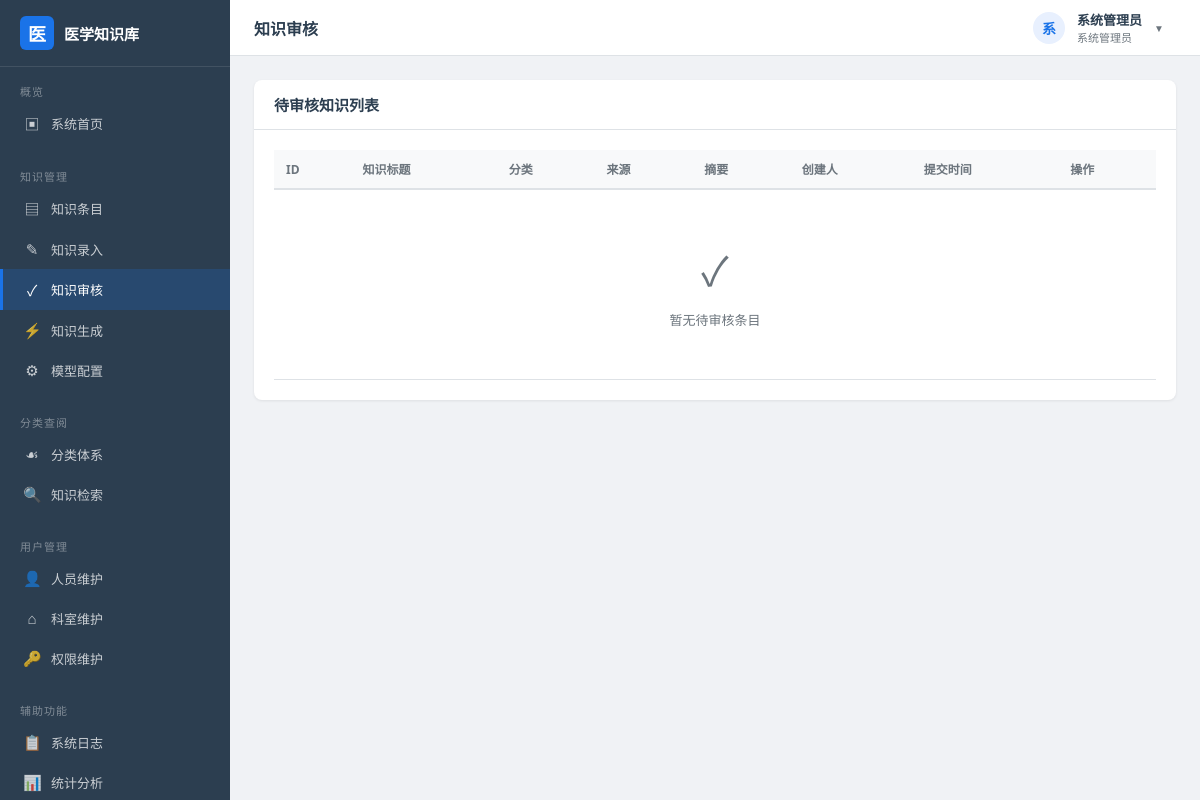
The app's page /knowledge/review (signed in), older data.
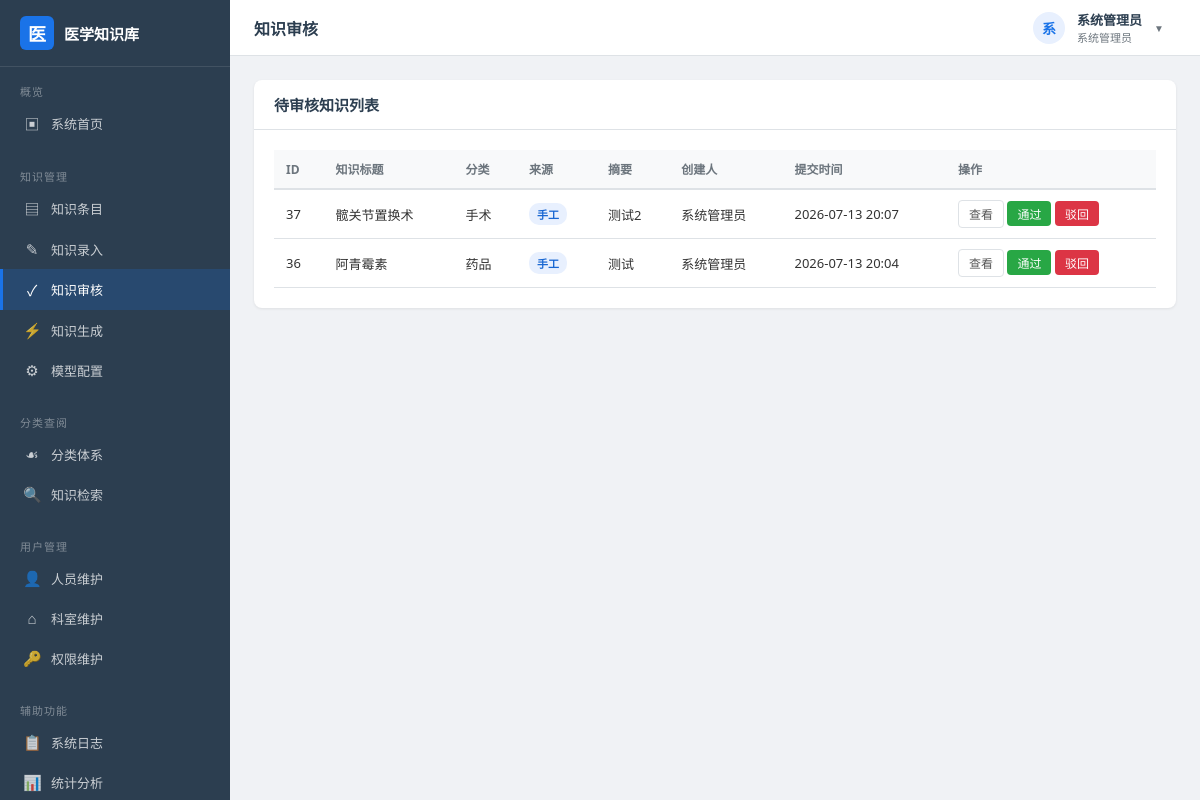
The same page, newer data.
### models.py (models this page shows, shortened)
class KnowledgeEntry(db.Model):
    __tablename__ = "knowledge_entry"
    id = db.Column(db.Integer, primary_key=True, autoincrement=True)
    title = db.Column(db.String(200), nullable=False)
    category_id = db.Column(db.Integer, db.ForeignKey("category.id"), nullable=True)
    summary = db.Column(db.Text, default="")
    definition = db.Column(db.Text, default="")
    etiology = db.Column(db.Text, default="")
    clinical_manifestation = db.Column(db.Text, default="")
    diagnosis = db.Column(db.Text, default="")
    treatment = db.Column(db.Text, default="")
    prevention = db.Column(db.Text, default="")
    references = db.Column(db.Text, default="")
    tags = db.Column(db.String(300), default="")
    source = db.Column(db.String(20), default="manual")
    status = db.Column(db.String(20), default="draft")
    version = db.Column(db.Integer, default=1)
    created_by = db.Column(db.Integer, db.ForeignKey("user.id"), nullable=True)
    reviewed_by = db.Column(db.Integer, db.ForeignKey("user.id"), nullable=True)
    created_at = db.Column(db.DateTime, default=datetime.now)
    updated_at = db.Column(db.DateTime, default=datetime.now, onupdate=datetime.now)
    reviewed_at = db.Column(db.DateTime, nullable=True)
    author = db.relationship("User", foreign_keys=[created_by], backref="authored_entries")
    reviewer = db.relationship("User", foreign_keys=[reviewed_by])

class Category(db.Model):
    __tablename__ = "category"
    id = db.Column(db.Integer, primary_key=True, autoincrement=True)
    name = db.Column(db.String(80), nullable=False)
    code = db.Column(db.String(30), unique=True, nullable=False)
    parent_id = db.Column(db.Integer, db.ForeignKey("category.id"), nullable=True)
    level = db.Column(db.Integer, default=1)
    sort_order = db.Column(db.Integer, default=0)
    description = db.Column(db.String(300), default="")
    created_at = db.Column(db.DateTime, default=datetime.now)
    parent = db.relationship("Category", remote_side=[id], backref="sub_categories")
    entries = db.relationship("KnowledgeEntry", backref="category", lazy="dynamic")

class User(db.Model):
    __tablename__ = "user"
    id = db.Column(db.Integer, primary_key=True, autoincrement=True)
    username = db.Column(db.String(50), unique=True, nullable=False)
    real_name = db.Column(db.String(50), nullable=False)
    password_hash = db.Column(db.String(256), nullable=False)
    email = db.Column(db.String(120), default="")
    phone = db.Column(db.String(20), default="")
    department_id = db.Column(db.Integer, db.ForeignKey("department.id"), nullable=True)
    role_id = db.Column(db.Integer, db.ForeignKey("role.id"), nullable=True)
    status = db.Column(db.String(10), default="active")
    failed_attempts = db.Column(db.Integer, default=0)
    lock_time = db.Column(db.DateTime, nullable=True)
    last_login = db.Column(db.DateTime, nullable=True)
    created_at = db.Column(db.DateTime, default=datetime.now)

### app.py (the view)
    @app.route("/knowledge/review")
    @login_required
    @permission_required("knowledge_review")
    def knowledge_review_list():
        entries = KnowledgeEntry.query.filter_by(status="pending").order_by(
            KnowledgeEntry.updated_at.desc()
        ).all()
        return render_template("knowledge/review.html", entries=entries)

### app.py (called while the page is built)
def register_before_handlers(app: Flask):
    @app.before_request
    def _load_current_user():
        uid = session.get("uid")
        g.current_user = None
        if uid:
            g.current_user = User.query.get(uid)
    @app.context_processor
    def _inject_globals():
        return {
            "current_user": g.current_user,
            "current_year": datetime.now().year,
        }

def login_required(func):
    @wraps(func)
    def wrapper(*args, **kwargs):
        if not g.current_user:
            flash("请先登录系统", "warning")
            return redirect(url_for("login", next=request.full_path))
        return func(*args, **kwargs)
    return wrapper

def permission_required(perm_code: str):
    def decorator(func):
        @wraps(func)
        def wrapper(*args, **kwargs):
            user = g.current_user
            if not user or not user.role:
                abort(403)
            if not user.role.has_permission(perm_code) and user.role.code != "admin":
                flash("您没有该功能的操作权限", "danger")
                return redirect(url_for("dashboard"))
            return func(*args, **kwargs)
        return wrapper
    return decorator

### templates/knowledge/review.html (shortened to what this page needs)
{% extends "layout.html" %}
{% block page_title %}知识审核{% endblock %}
{% block content %}
<div class="card">
    <div class="card-header">
        <h3>待审核知识列表</h3>
    </div>
    <div class="card-body">
        <table class="data-table">
            <thead>
                <tr>
                    <th>ID</th>
                    <th>知识标题</th>
                    <th>分类</th>
                    <th>来源</th>
                    <th>摘要</th>
                    <th>创建人</th>
                    <th>提交时间</th>
                    <th>操作</th>
                </tr>
            </thead>
            <tbody>
                {% for e in entries %}
                <tr>
                    <td>{{ e.id }}</td>
                    <td>{{ e.title }}</td>
                    <td>{{ e.category.name if e.category else '—' }}</td>
                    <td>
                        {% if e.source == 'manual' %}
                            <span class="badge badge-manual">手工</span>
                        {% else %}
                            <span class="badge badge-manual">系统生成</span>
                        {% endif %}
                    </td>
                    <td style="max-width:300px; overflow:hidden; text-overflow:ellipsis; white-space:nowrap;">{{ e.summary or '—' }}</td>
                    <td>{{ e.author.real_name if e.author else '—' }}</td>
                    <td>{{ e.updated_at|fmt_date }}</td>
                    <td>
                        <a href="{{ url_for('entry_detail', eid=e.id) }}" class="btn btn-default btn-sm">查看</a>
                        <form method="POST" action="{{ url_for('knowledge_approve', eid=e.id) }}" style="display:inline;">
                            <button type="submit" class="btn btn-success btn-sm">通过</button>
                        </form>
                        <form method="POST" action="{{ url_for('knowledge_reject', eid=e.id) }}" style="display:inline;">
                            <button type="submit" class="btn btn-danger btn-sm btn-reject">驳回</button>
                        </form>
                    </td>
                </tr>
                {% endfor %}
                {% if not entries %}
                <tr><td colspan="8"><div class="empty-state"><div class="icon">✓</div>暂无待审核条目</div></td></tr>
                {% endif %}
            </tbody>
        </table>
    </div>
</div>
{% endblock %}

Row changes from the older to the newer data that the page shows:
added KnowledgeEntry: id "37", title "髋关节置换术", category "手术", source "手工", summary "测试2", author "系统管理员", updated_at|fmt_date "2026-07-13 20:07"
added KnowledgeEntry: id "36", title "阿青霉素", category "药品", source "手工", summary "测试", author "系统管理员", updated_at|fmt_date "2026-07-13 20:04"
Text that changed along with them:
text no longer shown: "✓ 暂无待审核条目"
